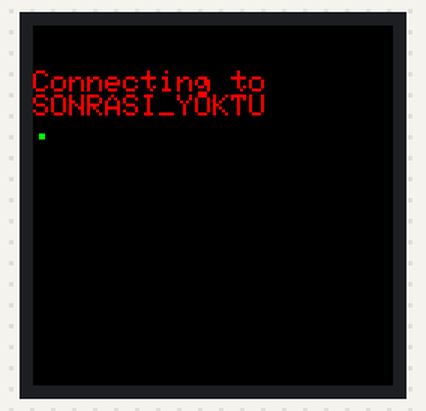
This sketch was run on a simulated ESP8266 (NodeMCU). On the bench: 240×240 colour display. WiFi joins after 1.5 s; servers stay silent unless stated; what the sketch prints to the serial monitor is not drawn.

Above: at 1.8 s.
At 2.8 s:
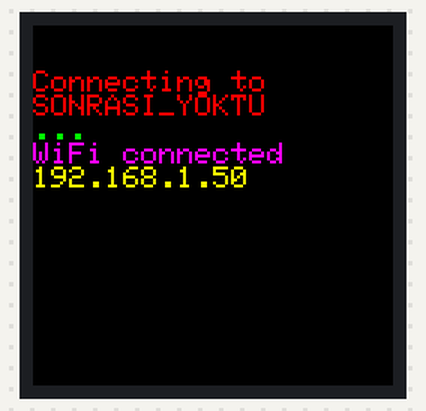

The sketch:

ST7789_Screen_Wifi.ino
```cpp
#include <Adafruit_GFX.h>     // Core graphics library
#include <Adafruit_ST7789.h>  // Hardware-specific library for ST7789
#include <ESP8266WiFi.h>
#include <ESP8266HTTPClient.h>
#include <Arduino_JSON.h>

//ST77XX_BLACK
//ST77XX_WHITE
//ST77XX_RED
//ST77XX_GREEN
//ST77XX_BLUE
//ST77XX_CYAN
//ST77XX_MAGENTA
//ST77XX_YELLOW
//ST77XX_ORANGE

// ST7789 TFT module connections
#define TFT_DC D1   // TFT DC  pin is connected to NodeMCU pin D1 (GPIO5)
#define TFT_RST D2  // TFT RST pin is connected to NodeMCU pin D2 (GPIO4)
#define TFT_CS D8   // TFT CS  pin is connected to NodeMCU pin D8 (GPIO15)
// initialize ST7789 TFT library with hardware SPI module
// SCK (CLK) ---> NodeMCU pin D5 (GPIO14)
// MOSI(DIN)(SDA) ---> NodeMCU pin D7 (GPIO13)

const char* ssid = "SONRASI_YOKTU";
const char* password = "BuuRA03045025";
const char* _getLink = "http://jsonplaceholder.typicode.com/todos/1";

Adafruit_ST7789 tft = Adafruit_ST7789(TFT_CS, TFT_DC, TFT_RST);

void setup() {
  Serial.begin(9600);
  delay(1000);

  // if the display has CS pin try with SPI_MODE0
  tft.init(240, 240, SPI_MODE2);  // Init ST7789 display 240x240 pixel

  // if the screen is flipped, remove this command
  tft.setRotation(2);

  tft.setTextWrap(false);
  tft.fillScreen(ST77XX_BLACK);
  tft.setCursor(0, 30);
  tft.setTextColor(ST77XX_RED);
  tft.setTextSize(2);

  Serial.println("Connecting to ");
  Serial.println(ssid);
  tft.println("Connecting to ");
  tft.println(ssid);

  WiFi.begin(ssid, password);

  while (WiFi.status() != WL_CONNECTED) {
    delay(500);
    Serial.print(".");
    tft.setTextColor(ST77XX_GREEN);
    tft.print(".");
  }

  Serial.println("");
  Serial.println("WiFi connected");
  tft.println("");
  tft.setTextColor(ST77XX_MAGENTA);
  tft.println("WiFi connected");

  tft.setTextColor(ST77XX_YELLOW);
  tft.println(WiFi.localIP());
}

void loop() {
  if (WiFi.status() == WL_CONNECTED) {
    HTTPClient http;

    http.begin(_getLink);
    int httpCode = http.GET();

    if (httpCode > 0) {
      String payload = http.getString();
      Serial.println(payload);
      JSONVar myObject = JSON.parse(payload);

      JSONVar keys = myObject.keys();
      tft.setTextColor(ST77XX_BLUE);
      tft.println(myObject[keys[2]]);
    }

    http.end();
  }

  delay(8000);
}
```
